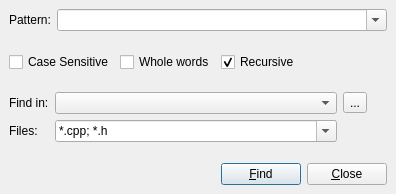
<ui version="4.0" >
 <class>FindFile</class>
 <widget class="QDialog" name="FindFile" >
  <property name="geometry" >
   <rect>
    <x>0</x>
    <y>0</y>
    <width>396</width>
    <height>194</height>
   </rect>
  </property>
  <property name="windowTitle" >
   <string>Find in Files</string>
  </property>
  <layout class="QGridLayout" >
   <property name="margin" >
    <number>9</number>
   </property>
   <property name="spacing" >
    <number>6</number>
   </property>
   <item rowspan="2" row="0" column="0" colspan="2" >
    <layout class="QVBoxLayout" >
     <property name="margin" >
      <number>0</number>
     </property>
     <property name="spacing" >
      <number>6</number>
     </property>
     <item>
      <layout class="QHBoxLayout" >
       <property name="margin" >
        <number>0</number>
       </property>
       <property name="spacing" >
        <number>6</number>
       </property>
       <item>
        <widget class="QLabel" name="label" >
         <property name="text" >
          <string>Pattern:</string>
         </property>
        </widget>
       </item>
       <item>
        <widget class="QComboBox" name="textFind" >
         <property name="sizePolicy" >
          <sizepolicy>
           <hsizetype>3</hsizetype>
           <vsizetype>0</vsizetype>
           <horstretch>0</horstretch>
           <verstretch>0</verstretch>
          </sizepolicy>
         </property>
         <property name="editable" >
          <bool>true</bool>
         </property>
        </widget>
       </item>
      </layout>
     </item>
     <item>
      <spacer>
       <property name="orientation" >
        <enum>Qt::Vertical</enum>
       </property>
       <property name="sizeHint" >
        <size>
         <width>20</width>
         <height>40</height>
        </size>
       </property>
      </spacer>
     </item>
     <item>
      <layout class="QHBoxLayout" >
       <property name="margin" >
        <number>0</number>
       </property>
       <property name="spacing" >
        <number>6</number>
       </property>
       <item>
        <widget class="QCheckBox" name="checkCase" >
         <property name="text" >
          <string>Case Sensitive</string>
         </property>
        </widget>
       </item>
       <item>
        <widget class="QCheckBox" name="checkWholeWords" >
         <property name="text" >
          <string>Whole words</string>
         </property>
        </widget>
       </item>
       <item>
        <widget class="QCheckBox" name="checkRecursive" >
         <property name="text" >
          <string>Recursive </string>
         </property>
         <property name="checked" >
          <bool>true</bool>
         </property>
        </widget>
       </item>
       <item>
        <spacer>
         <property name="orientation" >
          <enum>Qt::Horizontal</enum>
         </property>
         <property name="sizeHint" >
          <size>
           <width>40</width>
           <height>20</height>
          </size>
         </property>
        </spacer>
       </item>
      </layout>
     </item>
     <item>
      <spacer>
       <property name="orientation" >
        <enum>Qt::Vertical</enum>
       </property>
       <property name="sizeHint" >
        <size>
         <width>20</width>
         <height>40</height>
        </size>
       </property>
      </spacer>
     </item>
     <item>
      <layout class="QGridLayout" >
       <property name="margin" >
        <number>0</number>
       </property>
       <property name="spacing" >
        <number>6</number>
       </property>
       <item row="2" column="1" >
        <widget class="QComboBox" name="comboFileTypes" >
         <property name="sizePolicy" >
          <sizepolicy>
           <hsizetype>7</hsizetype>
           <vsizetype>0</vsizetype>
           <horstretch>0</horstretch>
           <verstretch>0</verstretch>
          </sizepolicy>
         </property>
         <property name="editable" >
          <bool>true</bool>
         </property>
         <item>
          <property name="text" >
           <string>*.cpp; *.h</string>
          </property>
         </item>
         <item>
          <property name="text" >
           <string>*.ui; *.qrc; *.txt</string>
          </property>
         </item>
        </widget>
       </item>
       <item row="2" column="0" >
        <widget class="QLabel" name="label_3" >
         <property name="text" >
          <string>Files:</string>
         </property>
        </widget>
       </item>
       <item row="1" column="1" >
        <widget class="QComboBox" name="comboFindIn" >
         <property name="sizePolicy" >
          <sizepolicy>
           <hsizetype>7</hsizetype>
           <vsizetype>0</vsizetype>
           <horstretch>0</horstretch>
           <verstretch>0</verstretch>
          </sizepolicy>
         </property>
        </widget>
       </item>
       <item row="1" column="2" >
        <widget class="QToolButton" name="chooseDirectoryButton" >
         <property name="text" >
          <string>...</string>
         </property>
        </widget>
       </item>
       <item row="1" column="0" >
        <widget class="QLabel" name="label_2" >
         <property name="text" >
          <string>Find in:</string>
         </property>
        </widget>
       </item>
       <item row="1" column="3" >
        <spacer>
         <property name="orientation" >
          <enum>Qt::Vertical</enum>
         </property>
         <property name="sizeHint" >
          <size>
           <width>20</width>
           <height>40</height>
          </size>
         </property>
        </spacer>
       </item>
      </layout>
     </item>
     <item>
      <layout class="QVBoxLayout" >
       <property name="margin" >
        <number>0</number>
       </property>
       <property name="spacing" >
        <number>6</number>
       </property>
       <item>
        <spacer>
         <property name="orientation" >
          <enum>Qt::Vertical</enum>
         </property>
         <property name="sizeHint" >
          <size>
           <width>20</width>
           <height>40</height>
          </size>
         </property>
        </spacer>
       </item>
       <item>
        <layout class="QHBoxLayout" >
         <property name="margin" >
          <number>0</number>
         </property>
         <property name="spacing" >
          <number>6</number>
         </property>
         <item>
          <spacer>
           <property name="orientation" >
            <enum>Qt::Horizontal</enum>
           </property>
           <property name="sizeHint" >
            <size>
             <width>40</width>
             <height>20</height>
            </size>
           </property>
          </spacer>
         </item>
         <item>
          <widget class="QPushButton" name="findButton" >
           <property name="text" >
            <string>&amp;Find</string>
           </property>
          </widget>
         </item>
         <item>
          <widget class="QPushButton" name="closeButton" >
           <property name="text" >
            <string>&amp;Close</string>
           </property>
          </widget>
         </item>
        </layout>
       </item>
      </layout>
     </item>
    </layout>
   </item>
  </layout>
 </widget>
 <resources/>
 <connections>
  <connection>
   <sender>closeButton</sender>
   <signal>clicked()</signal>
   <receiver>FindFile</receiver>
   <slot>reject()</slot>
   <hints>
    <hint type="sourcelabel" >
     <x>313</x>
     <y>205</y>
    </hint>
    <hint type="destinationlabel" >
     <x>107</x>
     <y>217</y>
    </hint>
   </hints>
  </connection>
 </connections>
</ui>
